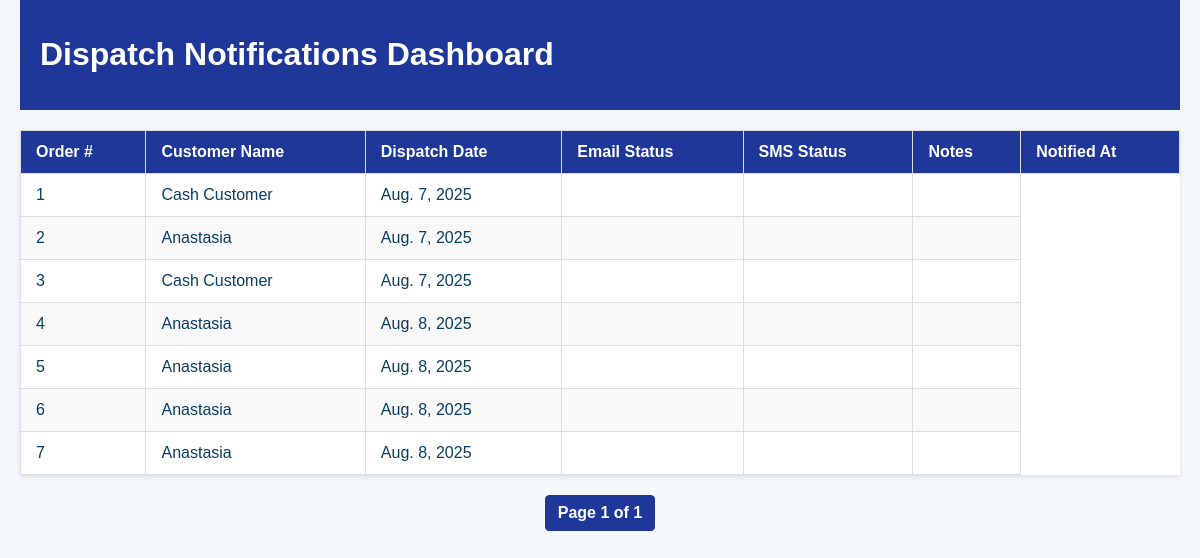
Page /?page=2 on the earlier database version.
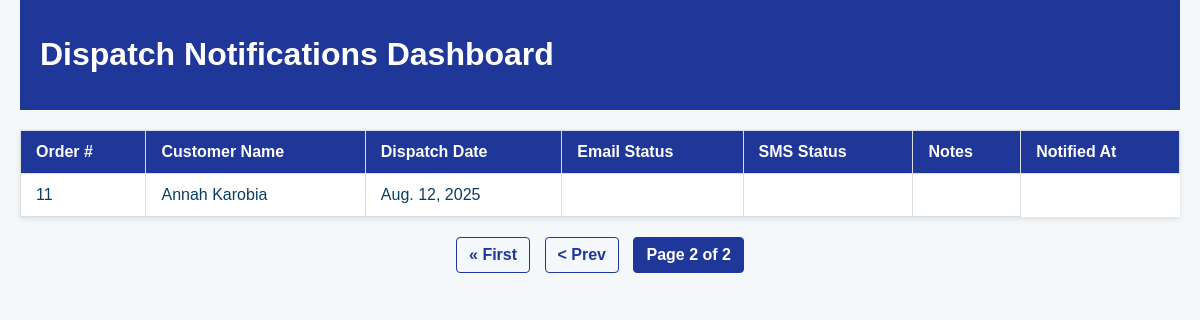
Same page on the later database version.
### notifier/models.py (models this page shows, shortened)
class NotifiedDelivery(models.Model):
    order_number = models.CharField(max_length=50)
    customer_name = models.CharField(max_length=100, blank=True, null=True)
    dispatch_date = models.DateField(blank=True, null=True)
    plan_send_date = models.DateField(blank=True, null=True)
    ship_date = models.DateField(blank=True, null=True)
    status = models.CharField(max_length=20, blank=True, null=True)
    service_type = models.CharField(max_length=100, blank=True, null=True)
    location = models.CharField(max_length=100, blank=True, null=True)
    reg_date = models.DateField(blank=True, null=True)
    reg_time = models.TimeField(blank=True, null=True)
    spec = models.CharField(max_length=255, blank=True, null=True)
    product_code = models.CharField(max_length=50, blank=True, null=True)
    quantity_ordered = models.IntegerField(default=0)
    unit = models.CharField(max_length=20, blank=True, null=True)
    price = models.DecimalField(max_digits=12, decimal_places=2, blank=True, null=True)
    base_price = models.DecimalField(max_digits=12, decimal_places=2, blank=True, null=True)
    cost_account = models.CharField(max_length=20, blank=True, null=True)
    email = models.EmailField(blank=True, null=True)
    phone_number = models.CharField(max_length=20, blank=True, null=True)
    email_sent = models.BooleanField(default=False)
    sms_sent = models.BooleanField(default=False)
    notes = models.TextField(blank=True, null=True)
    created_at = models.DateTimeField(auto_now_add=True)

### notifier/views.py (the view)
# urls.py: path('', views.dashboard, name='dashboard'),
def dashboard(request):
    deliveries = NotifiedDelivery.objects.all()
    deliveries_context = []
    for d in deliveries:
        deliveries_context.append({
            'order_number': d.order_number,
            'customer_name': d.customer_name or 'Unknown',
            'dispatch_date': d.dispatch_date,
            'status': getattr(d, 'status', '-'),
            'product_spec': getattr(d, 'spec', 'N/A'),
            'quantity_ordered': getattr(d, 'quantity_ordered', 0),
            'email_sent': d.email_sent,
            'sms_sent': d.sms_sent,
            'notes': d.notes,
        })
    paginator = Paginator(deliveries_context, 10)
    page_number = request.GET.get('page')
    deliveries_page = paginator.get_page(page_number)
    return render(request, 'dashboard.html', {'deliveries': deliveries_page})

### notifier/templates/dashboard.html (shortened to what this page needs)
{% extends "base.html" %}
{% block content %}
<table>
  <thead>
    <tr>
      <th>Order #</th>
      <th>Customer Name</th>
      <th>Dispatch Date</th>
      <th>Email Status</th>
      <th>SMS Status</th>
      <th>Notes</th>
      <th>Notified At</th>
    </tr>
  </thead>
  <tbody>
    {% for delivery in deliveries %}
    <tr>
      <td>{{ delivery.order_number }}</td>
      <td>{{ delivery.customer_name}}</td>
      <td>{{ delivery.dispatch_date }}</td>
      <td>{{ delivery.email_status }}</td>
      <td>{{ delivery.sms_status}}</td>
      <td>{{ delivery.notes}}</td>
    </tr>
    {% empty %}
    <tr>
      <td colspan="7" style="text-align:center;">No dispatch notifications found.</td>
    </tr>
    {% endfor %}
  </tbody>
</table>
<div class="pagination">
  {% if deliveries.has_previous %}
    <a href="?page=1">&laquo; First</a>
    <a href="?page={{ deliveries.previous_page_number }}">&lt; Prev</a>
  {% endif %}
  <span class="current">Page {{ deliveries.number }} of {{ deliveries.paginator.num_pages }}</span>
</div>
{% endblock %}

### notifier/templates/base.html (shortened to what this page needs)
<!DOCTYPE html>
<html lang="en">
<head>
</head>
<body>
  <header>
    <h1>{% block header %}Dispatch Notifications Dashboard{% endblock %}</h1>
  </header>
  <main>
    {% block content %}
    {% endblock %}
  </main>
</body>
</html>

### notifier/templates/base.html (style rules this page uses)
body { font-family: Arial, sans-serif; background: #f4f8fb; color: #0a3d62; margin: 0; padding: 0 20px; }
header { background: #1e3799; color: white; padding: 15px 20px; margin-bottom: 20px; }
table { width: 100%; border-collapse: collapse; background: white; box-shadow: 0 2px 5px rgba(0,0,0,0.1); }
th, td { padding: 12px 15px; border: 1px solid #dcdde1; text-align: left; }
th { background-color: #1e3799; color: white; }
.pagination { margin: 20px 0; text-align: center; }
.pagination a, .pagination span { display: inline-block; margin: 0 5px; padding: 8px 12px; color: #1e3799; border: 1px solid #1e3799; border-radius: 4px; text-decoration: none; font-weight: bold; }
.pagination .current { background-color: #1e3799; color: white; border-color: #1e3799; pointer-events: none; }

Differences in the rows shown:
removed NotifiedDelivery: customer_name "Cash Customer", dispatch_date "Aug. 7, 2025"
removed NotifiedDelivery: customer_name "Anastasia", dispatch_date "Aug. 7, 2025"
removed NotifiedDelivery: customer_name "Cash Customer", dispatch_date "Aug. 7, 2025"
removed NotifiedDelivery: customer_name "Anastasia", dispatch_date "Aug. 8, 2025"
removed NotifiedDelivery: customer_name "Anastasia", dispatch_date "Aug. 8, 2025"
removed NotifiedDelivery: customer_name "Anastasia", dispatch_date "Aug. 8, 2025"
removed NotifiedDelivery: customer_name "Anastasia", dispatch_date "Aug. 8, 2025"
added NotifiedDelivery: order_number "11", customer_name "Annah Karobia", dispatch_date "Aug. 12, 2025"
Other differences:
{{ deliveries.number }}: "1" → "2"
{{ deliveries.paginator.num_pages }}: "1" → "2"
text now shown: "« First < Prev"
list line gone: "1"
list line gone: "2"
list line gone: "3"
list line gone: "4"
list line gone: "5"
list line gone: "6"
list line gone: "7"
